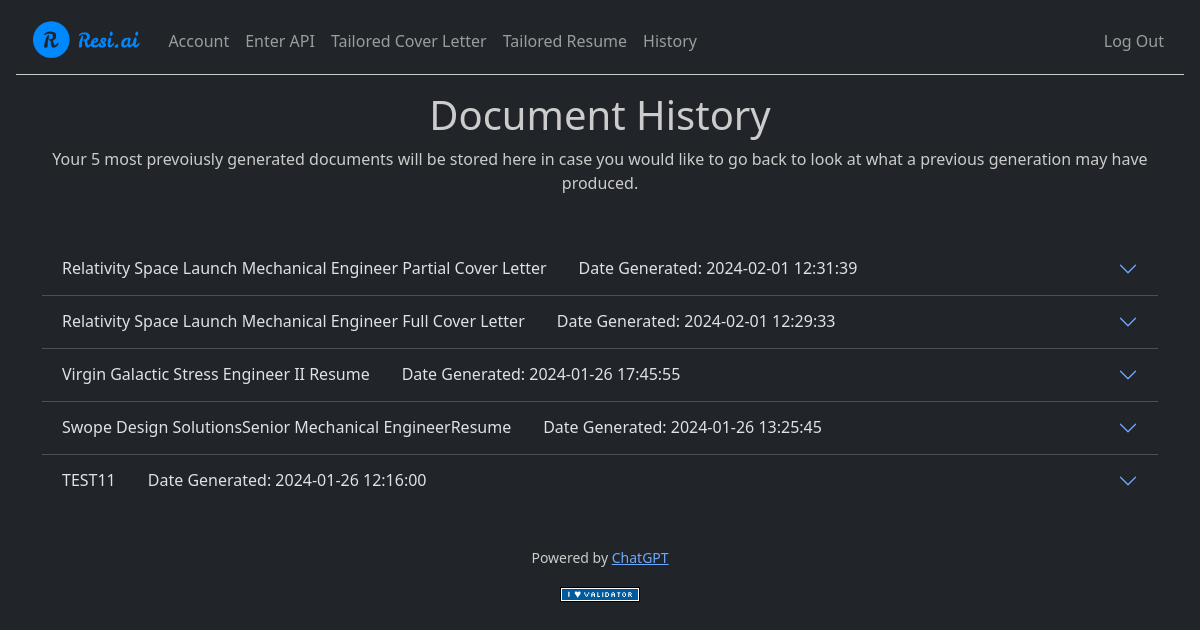
Page /history (signed in) on the earlier database version.
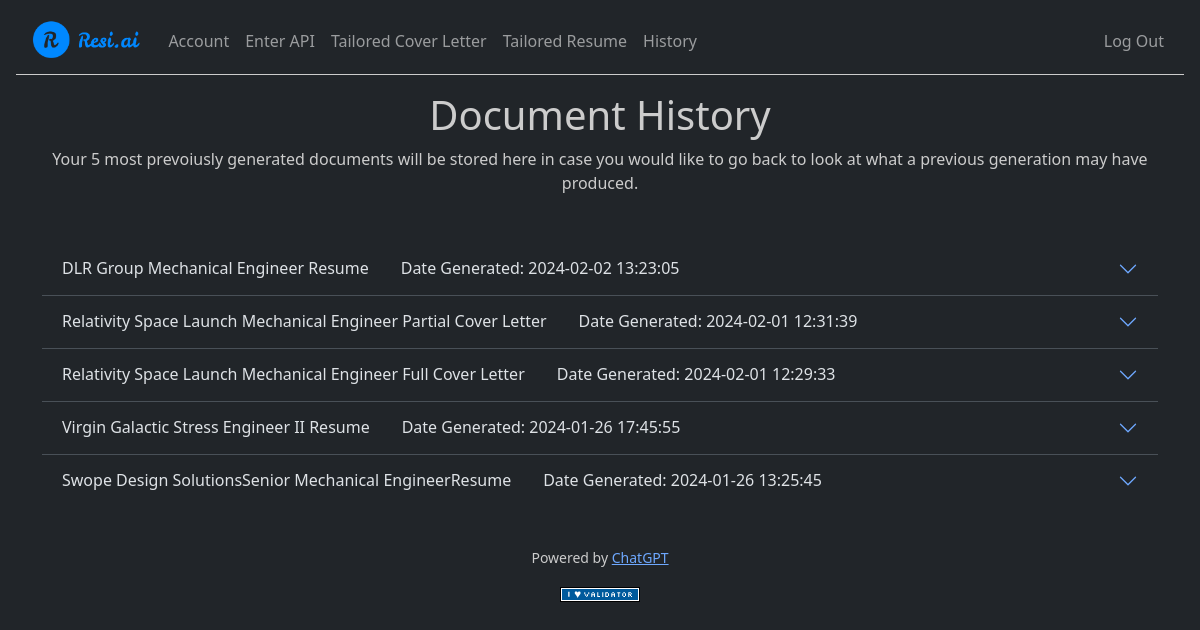
Same page on the later database version.
### tables this page shows
CREATE TABLE history (
id INTEGER PRIMARY KEY AUTOINCREMENT NOT NULL,
user_id INTEGER NOT NULL,
document_name TEXT NOT NULL,
company TEXT NOT NULL,
job_title TEXT NOT NULL,
document TEXT NOT NULL,
datetime TEXT NOT NULL,
FOREIGN KEY(user_id) REFERENCES users(id)
);

### app.py (the view)
@app.route("/history")
@login_required
def history():
    history = db.execute(
        "SELECT * FROM history WHERE user_id= ? ORDER BY datetime DESC;",
        session["user_id"]
    )
    return render_template("history.html", history=history)

### app.py (called while the page is built)
@app.after_request
def after_request(response):
    response.headers["Cache-Control"] = "no-cache, no-store, must-revalidate"
    response.headers["Expires"] = 0
    response.headers["Pragma"] = "no-cache"
    return response

### helpers.py (called while the page is built)
def login_required(f):
    @wraps(f)
    def decorated_function(*args, **kwargs):
        if session.get("user_id") is None:
            return redirect("/login")
        return f(*args, **kwargs)
    return decorated_function

### templates/history.html (shortened to what this page needs)
{% extends "layout.html" %}
{% block main %}
    <div class="mb-5">
        <h1>Document History</h1>
        <p>
            Your 5 most prevoiusly generated documents will be stored here in case you would like to go back to look at what a previous generation may have produced.
        </p>
    </div>
    <div class="accordion accordion-flush mb-4" id="accordionDocuments">
        {% for item in history %}
            <div class="accordion-item">
              <h2 class="accordion-header">
                <button class="accordion-button collapsed" type="button" data-bs-toggle="collapse" data-bs-target="#flush-collapse{{ item.id }}" aria-expanded="false" aria-controls="flush-collapse{{ item.id }}">
                  <span class="label-spacing">{{ item.document_name }}</span>
                  <span class="label-spacing">Date Generated: {{ item.datetime }}</span>
                </button>
              </h2>
            </div>
        {% endfor %}
    </div>
{% endblock %}

### templates/layout.html (shortened to what this page needs)
<!DOCTYPE html>
<html lang="en" data-bs-theme="dark">
    <head>
        <link href="https://cdn.jsdelivr.net/npm/bootstrap@5.3.2/dist/css/bootstrap.min.css" rel="stylesheet">
        <link href="/static/styles.css" rel="stylesheet">
    </head>
    <body>
        <nav class="navbar navbar-expand-md bg-dark" data-bs-theme="dark">
            <div class="container-fluid">
                <a class="navbar-brand" href="/">
                    <img src="../static/faviconio-logo/logo-header.png" alt="Resi.ai Logo">
                </a>
                <div class="collapse navbar-collapse" id="navbar">
                    {% if session["user_id"] %}
                        <ul class="navbar-nav me-auto mt-2">
                            <li class="nav-item"><a class="nav-link" href="/account">Account</a></li>
                            <li class="nav-item"><a class="nav-link" href="/api_key">Enter API</a></li>
                            <li class="nav-item"><a class="nav-link" href="/tailored_cover_letter">Tailored Cover Letter</a></li>
                            <li class="nav-item"><a class="nav-link" href="/">Tailored Resume</a></li>
                            <li class="nav-item"><a class="nav-link" href="/history">History</a></li>
                        </ul>
                        <ul class="navbar-nav ms-auto mt-2">
                            <li class="nav-item"><a class="nav-link" href="/logout">Log Out</a></li>
                        </ul>
                    {% else %}
                        <ul class="navbar-nav ms-auto mt-2">
                            <li class="nav-item"><a class="nav-link" href="/about">About</a></li>
                            <li class="nav-item"><a class="nav-link" href="/register">Register</a></li>
                            <li class="nav-item"><a class="nav-link" href="/login">Log In</a></li>
                        </ul>
                    {% endif %}
                </div>
            </div>
        </nav>
        <main class="container py-3 text-center">
            {% block main %}{% endblock %}
        </main>
        <footer class="mb-5">
            <p class="mb-3 small text-center">
                Powered by <a href="https://openai.com/chatgpt">ChatGPT</a>
            </p>
            <form action="https://validator.w3.org/check" class="text-center" enctype="multipart/form-data" method="post" target="_blank">
                <input alt="Validate" src="/static/I_heart_validator.png" type="image">
            </form>
        </footer>
    </body>
</html>

### static/styles.css (style rules this page uses)
nav .navbar-brand { font-size: xx-large; }
.navbar { border-bottom: 1px solid #ccc; margin-left: 1rem; margin-right: 1rem; }
.navbar-brand img { border-radius: 5px; height: 2.5rem; width: auto; }
h1, p { color: #ccc; }
.label-spacing { margin-right: 2rem; }

Differences in the rows shown:
removed history: document_name "TEST11", datetime "2024-01-26 12:16:00"
added history: document_name "DLR Group Mechanical Engineer Resume", datetime "2024-02-02 13:23:05"
